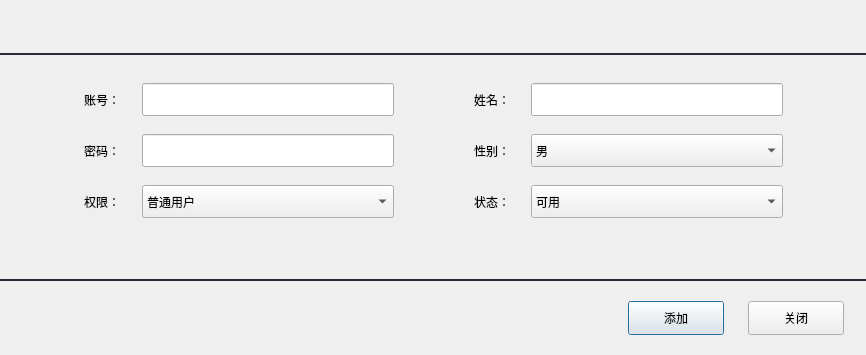
<?xml version="1.0" encoding="UTF-8"?>
<ui version="4.0">
 <class>UserInputDialog</class>
 <widget class="QDialog" name="UserInputDialog">
  <property name="geometry">
   <rect>
    <x>0</x>
    <y>0</y>
    <width>866</width>
    <height>355</height>
   </rect>
  </property>
  <property name="minimumSize">
   <size>
    <width>866</width>
    <height>354</height>
   </size>
  </property>
  <property name="maximumSize">
   <size>
    <width>866</width>
    <height>355</height>
   </size>
  </property>
  <property name="windowTitle">
   <string>Dialog</string>
  </property>
  <property name="styleSheet">
   <string notr="true"/>
  </property>
  <layout class="QVBoxLayout" name="verticalLayout">
   <property name="spacing">
    <number>0</number>
   </property>
   <property name="leftMargin">
    <number>0</number>
   </property>
   <property name="topMargin">
    <number>0</number>
   </property>
   <property name="rightMargin">
    <number>0</number>
   </property>
   <property name="bottomMargin">
    <number>0</number>
   </property>
   <item>
    <widget class="TitleBar" name="widget" native="true">
     <property name="minimumSize">
      <size>
       <width>0</width>
       <height>55</height>
      </size>
     </property>
     <property name="maximumSize">
      <size>
       <width>16777215</width>
       <height>55</height>
      </size>
     </property>
     <property name="styleSheet">
      <string notr="true">#widget
{
border-bottom:2px solid #282C36;
}</string>
     </property>
    </widget>
   </item>
   <item>
    <widget class="QWidget" name="widget_2" native="true">
     <layout class="QVBoxLayout" name="verticalLayout_2">
      <property name="spacing">
       <number>0</number>
      </property>
      <property name="leftMargin">
       <number>0</number>
      </property>
      <property name="topMargin">
       <number>0</number>
      </property>
      <property name="rightMargin">
       <number>0</number>
      </property>
      <property name="bottomMargin">
       <number>0</number>
      </property>
      <item>
       <widget class="QWidget" name="widget_3" native="true">
        <property name="sizePolicy">
         <sizepolicy hsizetype="Preferred" vsizetype="Expanding">
          <horstretch>0</horstretch>
          <verstretch>0</verstretch>
         </sizepolicy>
        </property>
        <property name="styleSheet">
         <string notr="true">#widget_3
{
border-bottom:2px solid #282C36;
}</string>
        </property>
        <layout class="QVBoxLayout" name="verticalLayout_3">
         <property name="spacing">
          <number>0</number>
         </property>
         <property name="leftMargin">
          <number>84</number>
         </property>
         <property name="topMargin">
          <number>21</number>
         </property>
         <property name="rightMargin">
          <number>83</number>
         </property>
         <property name="bottomMargin">
          <number>0</number>
         </property>
         <item>
          <layout class="QGridLayout" name="gridLayout">
           <property name="horizontalSpacing">
            <number>80</number>
           </property>
           <property name="verticalSpacing">
            <number>18</number>
           </property>
           <item row="0" column="0">
            <layout class="QHBoxLayout" name="horizontalLayout_2">
             <property name="spacing">
              <number>0</number>
             </property>
             <item>
              <widget class="QLabel" name="label_4">
               <property name="text">
                <string>账号：</string>
               </property>
              </widget>
             </item>
             <item>
              <widget class="QLineEdit" name="lineEdit_id">
               <property name="minimumSize">
                <size>
                 <width>252</width>
                 <height>33</height>
                </size>
               </property>
               <property name="maximumSize">
                <size>
                 <width>252</width>
                 <height>33</height>
                </size>
               </property>
              </widget>
             </item>
            </layout>
           </item>
           <item row="0" column="1">
            <layout class="QHBoxLayout" name="horizontalLayout_5">
             <property name="spacing">
              <number>0</number>
             </property>
             <item>
              <widget class="QLabel" name="label">
               <property name="text">
                <string>姓名：</string>
               </property>
              </widget>
             </item>
             <item>
              <widget class="QLineEdit" name="lineEdit_name">
               <property name="minimumSize">
                <size>
                 <width>252</width>
                 <height>33</height>
                </size>
               </property>
               <property name="maximumSize">
                <size>
                 <width>252</width>
                 <height>33</height>
                </size>
               </property>
              </widget>
             </item>
            </layout>
           </item>
           <item row="1" column="0">
            <layout class="QHBoxLayout" name="horizontalLayout_3">
             <property name="spacing">
              <number>0</number>
             </property>
             <item>
              <widget class="QLabel" name="label_3">
               <property name="text">
                <string>密码：</string>
               </property>
              </widget>
             </item>
             <item>
              <widget class="QLineEdit" name="lineEdit_password">
               <property name="minimumSize">
                <size>
                 <width>252</width>
                 <height>33</height>
                </size>
               </property>
               <property name="maximumSize">
                <size>
                 <width>252</width>
                 <height>33</height>
                </size>
               </property>
              </widget>
             </item>
            </layout>
           </item>
           <item row="1" column="1">
            <layout class="QHBoxLayout" name="horizontalLayout_6">
             <property name="spacing">
              <number>0</number>
             </property>
             <item>
              <widget class="QLabel" name="label_2">
               <property name="text">
                <string>性别：</string>
               </property>
              </widget>
             </item>
             <item>
              <widget class="QComboBox" name="comboBox_sex">
               <property name="minimumSize">
                <size>
                 <width>252</width>
                 <height>33</height>
                </size>
               </property>
               <property name="maximumSize">
                <size>
                 <width>252</width>
                 <height>33</height>
                </size>
               </property>
               <item>
                <property name="text">
                 <string>男</string>
                </property>
               </item>
               <item>
                <property name="text">
                 <string>女</string>
                </property>
               </item>
              </widget>
             </item>
            </layout>
           </item>
           <item row="2" column="0">
            <layout class="QHBoxLayout" name="horizontalLayout_4">
             <property name="spacing">
              <number>0</number>
             </property>
             <item>
              <widget class="QLabel" name="label_5">
               <property name="text">
                <string>权限：</string>
               </property>
              </widget>
             </item>
             <item>
              <widget class="QComboBox" name="comboBox_authority">
               <property name="minimumSize">
                <size>
                 <width>252</width>
                 <height>33</height>
                </size>
               </property>
               <property name="maximumSize">
                <size>
                 <width>252</width>
                 <height>33</height>
                </size>
               </property>
               <item>
                <property name="text">
                 <string>普通用户</string>
                </property>
               </item>
               <item>
                <property name="text">
                 <string>管理员</string>
                </property>
               </item>
              </widget>
             </item>
            </layout>
           </item>
           <item row="2" column="1">
            <layout class="QHBoxLayout" name="horizontalLayout_7">
             <property name="spacing">
              <number>0</number>
             </property>
             <item>
              <widget class="QLabel" name="label_6">
               <property name="maximumSize">
                <size>
                 <width>16777215</width>
                 <height>33</height>
                </size>
               </property>
               <property name="text">
                <string>状态：</string>
               </property>
              </widget>
             </item>
             <item>
              <widget class="QComboBox" name="comboBox_enable">
               <property name="minimumSize">
                <size>
                 <width>252</width>
                 <height>33</height>
                </size>
               </property>
               <property name="maximumSize">
                <size>
                 <width>252</width>
                 <height>33</height>
                </size>
               </property>
               <item>
                <property name="text">
                 <string>可用</string>
                </property>
               </item>
               <item>
                <property name="text">
                 <string>不可用</string>
                </property>
               </item>
              </widget>
             </item>
            </layout>
           </item>
          </layout>
         </item>
         <item>
          <spacer name="verticalSpacer">
           <property name="orientation">
            <enum>Qt::Vertical</enum>
           </property>
           <property name="sizeType">
            <enum>QSizePolicy::Fixed</enum>
           </property>
           <property name="sizeHint" stdset="0">
            <size>
             <width>20</width>
             <height>56</height>
            </size>
           </property>
          </spacer>
         </item>
        </layout>
       </widget>
      </item>
      <item>
       <layout class="QHBoxLayout" name="horizontalLayout">
        <property name="spacing">
         <number>24</number>
        </property>
        <property name="topMargin">
         <number>20</number>
        </property>
        <property name="rightMargin">
         <number>22</number>
        </property>
        <property name="bottomMargin">
         <number>20</number>
        </property>
        <item>
         <spacer name="horizontalSpacer_2">
          <property name="orientation">
           <enum>Qt::Horizontal</enum>
          </property>
          <property name="sizeHint" stdset="0">
           <size>
            <width>40</width>
            <height>20</height>
           </size>
          </property>
         </spacer>
        </item>
        <item>
         <widget class="QPushButton" name="pushButton_add">
          <property name="minimumSize">
           <size>
            <width>96</width>
            <height>34</height>
           </size>
          </property>
          <property name="maximumSize">
           <size>
            <width>96</width>
            <height>34</height>
           </size>
          </property>
          <property name="text">
           <string>添加</string>
          </property>
          <property name="icon">
           <iconset>
            <normaloff>:/image/confirm.png</normaloff>:/image/confirm.png</iconset>
          </property>
          <property name="iconSize">
           <size>
            <width>17</width>
            <height>17</height>
           </size>
          </property>
          <property name="class" stdset="0">
           <string>BlueButton</string>
          </property>
         </widget>
        </item>
        <item>
         <widget class="QPushButton" name="pushButton_close">
          <property name="minimumSize">
           <size>
            <width>96</width>
            <height>34</height>
           </size>
          </property>
          <property name="maximumSize">
           <size>
            <width>96</width>
            <height>34</height>
           </size>
          </property>
          <property name="text">
           <string>关闭</string>
          </property>
          <property name="icon">
           <iconset>
            <normaloff>:/image/circle_close.png</normaloff>:/image/circle_close.png</iconset>
          </property>
          <property name="iconSize">
           <size>
            <width>17</width>
            <height>17</height>
           </size>
          </property>
          <property name="class" stdset="0">
           <string>BlackButton</string>
          </property>
         </widget>
        </item>
       </layout>
      </item>
     </layout>
    </widget>
   </item>
  </layout>
 </widget>
 <customwidgets>
  <customwidget>
   <class>TitleBar</class>
   <extends>QWidget</extends>
   <header>titlebar.h</header>
   <container>1</container>
  </customwidget>
 </customwidgets>
 <resources>
  <include location="../res/qr.qrc"/>
 </resources>
 <connections/>
</ui>
